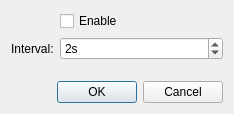
<?xml version="1.0" encoding="UTF-8"?>
<ui version="4.0">
 <class>QRCodeSwitchDialog</class>
 <widget class="QDialog" name="QRCodeSwitchDialog">
  <property name="geometry">
   <rect>
    <x>0</x>
    <y>0</y>
    <width>234</width>
    <height>114</height>
   </rect>
  </property>
  <property name="windowTitle">
   <string>Dialog</string>
  </property>
  <layout class="QVBoxLayout" name="verticalLayout">
   <item>
    <layout class="QFormLayout" name="formLayout">
     <item row="0" column="1">
      <widget class="QCheckBox" name="checkBox">
       <property name="text">
        <string>Enable</string>
       </property>
      </widget>
     </item>
     <item row="1" column="0">
      <widget class="QLabel" name="label">
       <property name="text">
        <string>Interval:</string>
       </property>
      </widget>
     </item>
     <item row="1" column="1">
      <widget class="QSpinBox" name="spinBox">
       <property name="suffix">
        <string>s</string>
       </property>
       <property name="prefix">
        <string/>
       </property>
       <property name="minimum">
        <number>1</number>
       </property>
       <property name="maximum">
        <number>30</number>
       </property>
       <property name="value">
        <number>2</number>
       </property>
      </widget>
     </item>
    </layout>
   </item>
   <item>
    <widget class="QDialogButtonBox" name="buttonBox">
     <property name="orientation">
      <enum>Qt::Horizontal</enum>
     </property>
     <property name="standardButtons">
      <set>QDialogButtonBox::Cancel|QDialogButtonBox::Ok</set>
     </property>
    </widget>
   </item>
  </layout>
 </widget>
 <resources/>
 <connections>
  <connection>
   <sender>buttonBox</sender>
   <signal>accepted()</signal>
   <receiver>QRCodeSwitchDialog</receiver>
   <slot>accept()</slot>
   <hints>
    <hint type="sourcelabel">
     <x>248</x>
     <y>254</y>
    </hint>
    <hint type="destinationlabel">
     <x>157</x>
     <y>274</y>
    </hint>
   </hints>
  </connection>
  <connection>
   <sender>buttonBox</sender>
   <signal>rejected()</signal>
   <receiver>QRCodeSwitchDialog</receiver>
   <slot>reject()</slot>
   <hints>
    <hint type="sourcelabel">
     <x>316</x>
     <y>260</y>
    </hint>
    <hint type="destinationlabel">
     <x>286</x>
     <y>274</y>
    </hint>
   </hints>
  </connection>
 </connections>
</ui>
